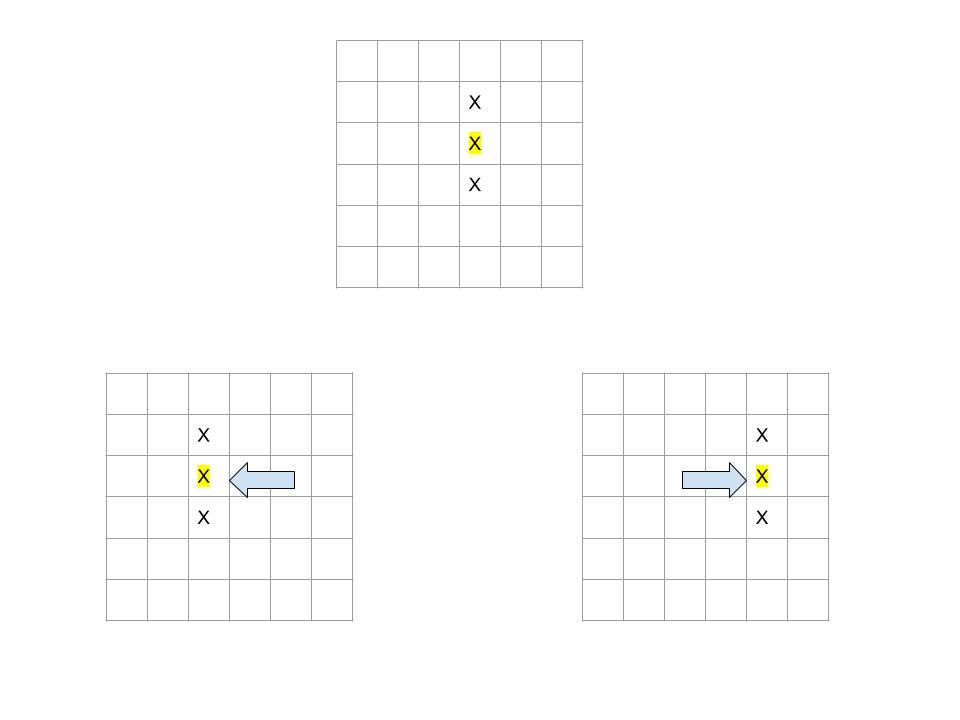
%> input picture Untitled drawing (1).jpg, 960 x 720 px
$ octave --eval "result = laplacianImage(rgb2gray(imread('Untitled drawing (1).jpg')));"   (GNU Octave 9; MATLAB toolbox functions it lacks are replaced by stand-ins)
%> lines starting %> are read from the running program, lines starting %| are printed output that depends on the picture
% Function that creates an edge image using laplacian mask operator
function [BW]= laplacianImage (image)
mask = [-1 -1 -1; -1 8 -1; -1 -1 -1];
result = conv2(image, mask);
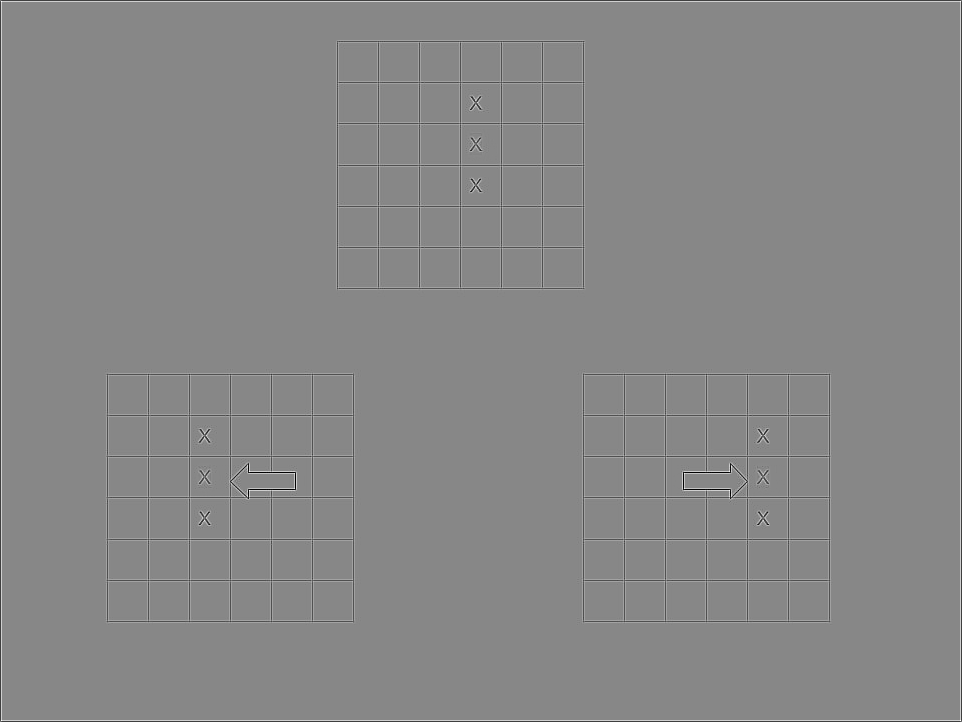
%> result: size 722x962 double; min -1441, max 1275, mean 0; drawn with min black and max white
level=0.5;
BW = im2bw(result,level);
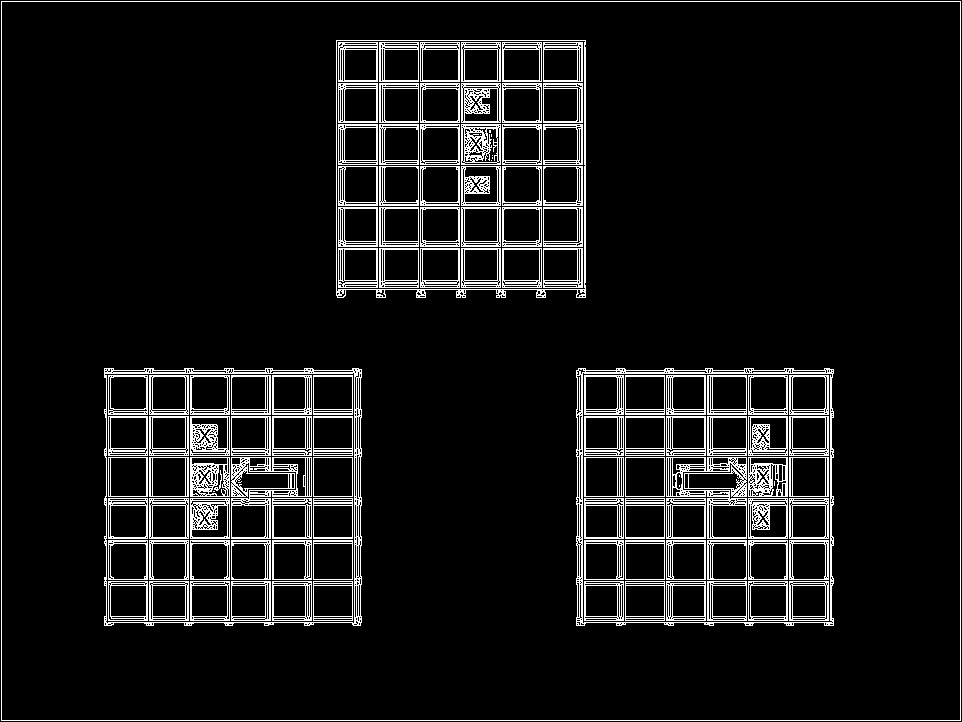
%> BW: size 722x962 logical; 8.3% white in thin lines or dots
end

$ run again, on Untitled drawing (2).jpg
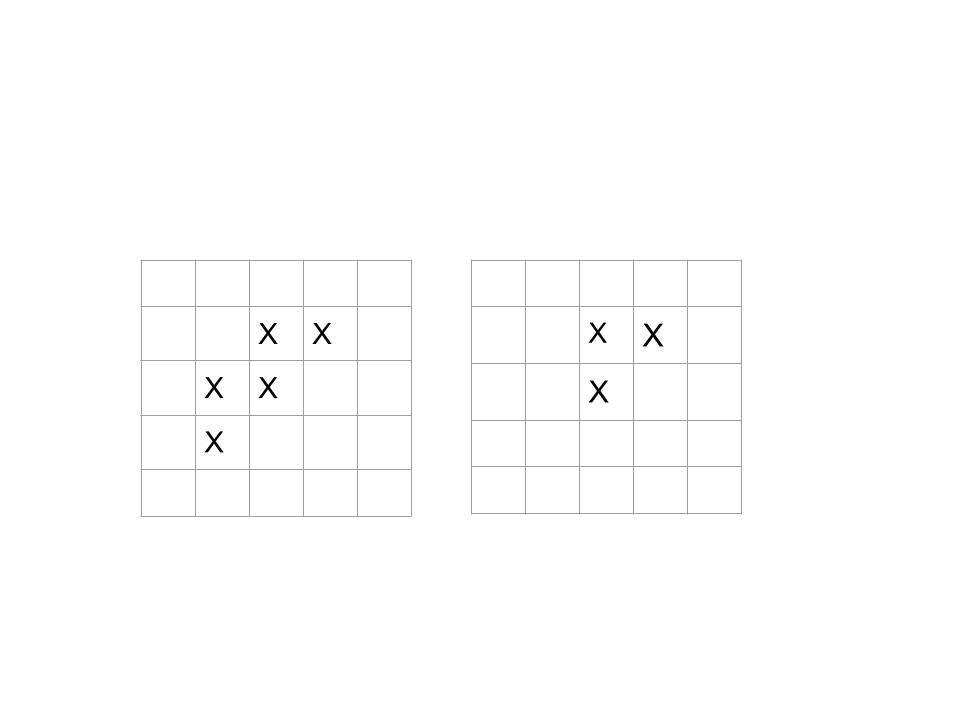
%> input picture Untitled drawing (2).jpg, 960 x 720 px
%> in laplacianImage, `BW = im2bw(result,level);`:
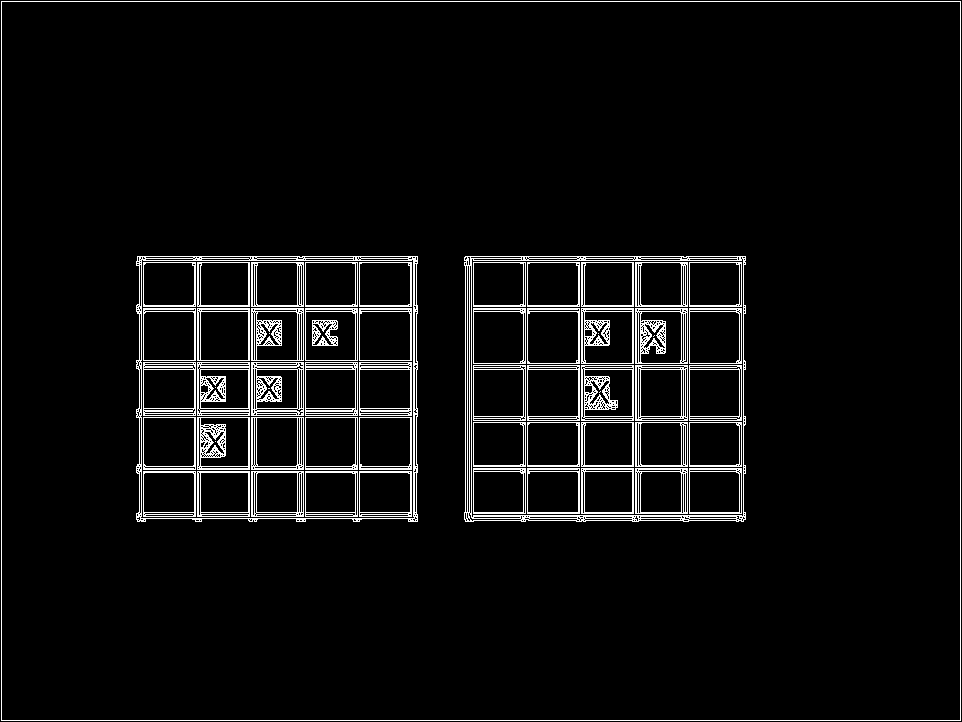
%> BW: size 722x962 logical; 5.1% white in thin lines or dots

$ run again, on Untitled drawing (3).jpg
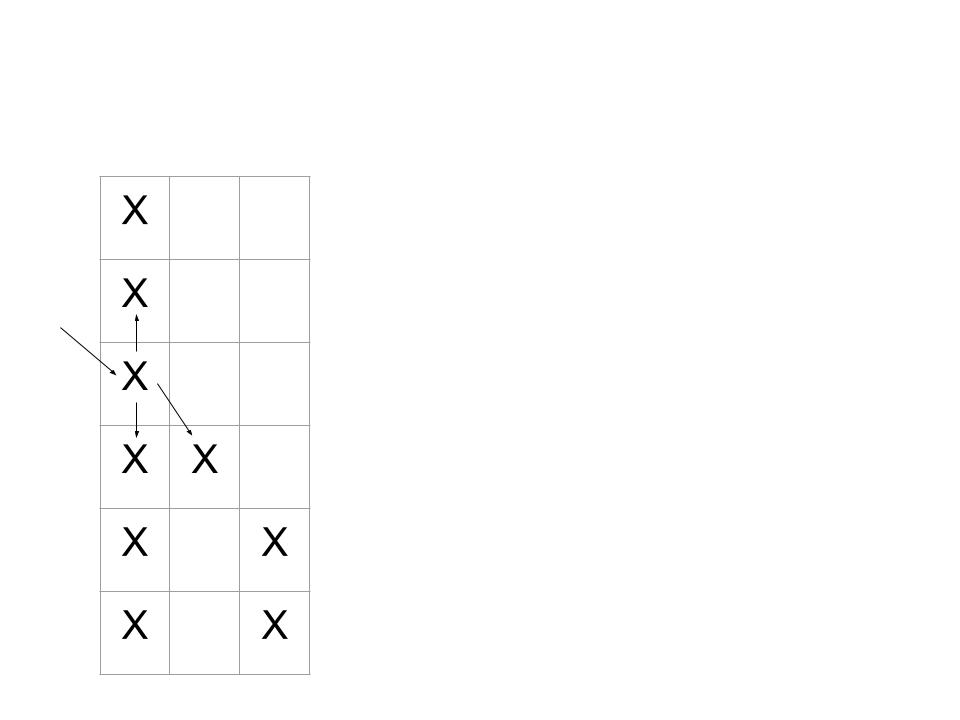
%> input picture Untitled drawing (3).jpg, 960 x 720 px
%> in laplacianImage, `BW = im2bw(result,level);`:
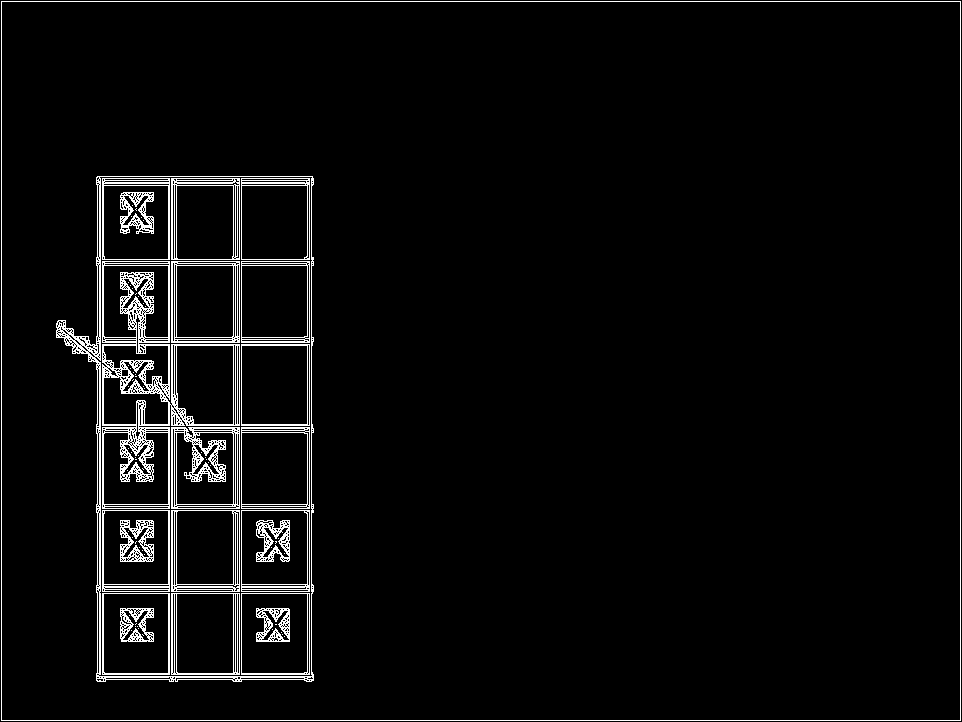
%> BW: size 722x962 logical; 4.1% white in thin lines or dots

$ run again, on Untitled drawing (4).jpg
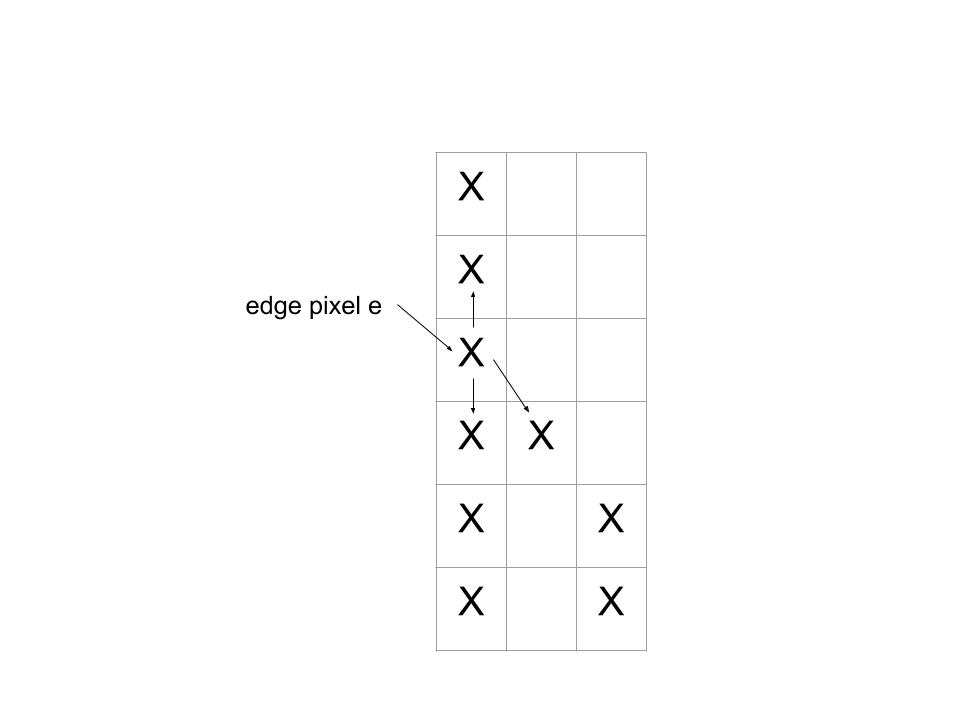
%> input picture Untitled drawing (4).jpg, 960 x 720 px
%> in laplacianImage, `BW = im2bw(result,level);`:
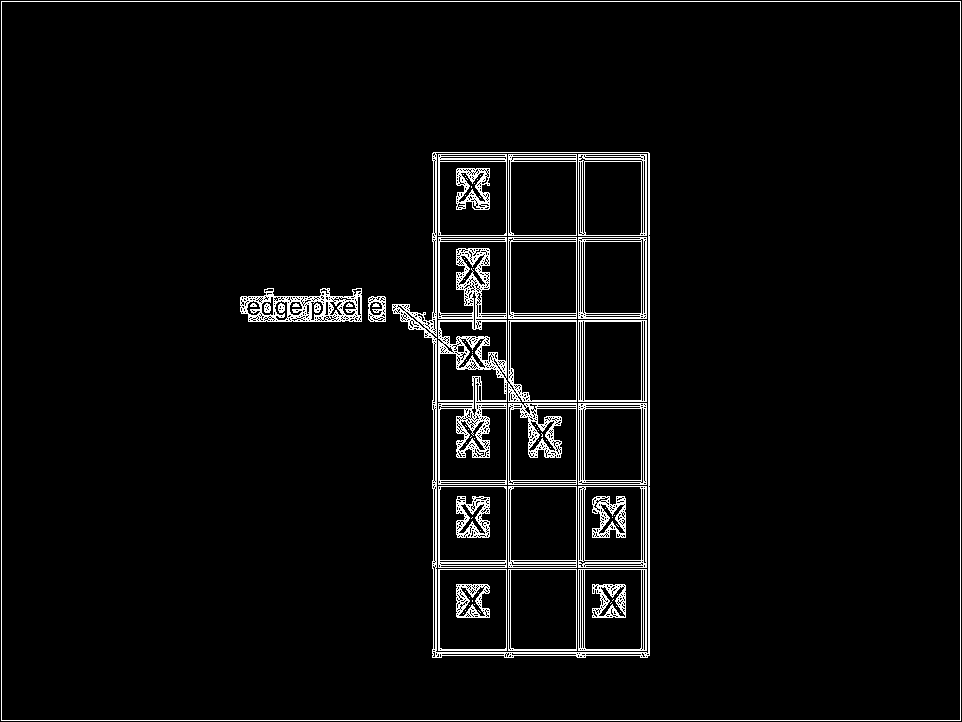
%> BW: size 722x962 logical; 4.4% white in thin lines or dots
